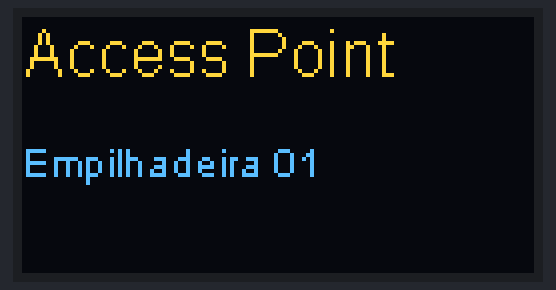
Simulated run of this sketch. Board: ESP32. Shown: 128×64 one-colour display. The OLED is the two-colour kind (top 16 rows yellow).

Above: at 0.1 s.

The sketch:

Access_Point_Esp32.ino
```cpp
#include <WiFi.h> //ESP32 Core WiFi Library
#include "SSD1306.h"

SSD1306 display(0x3c, 5, 4);

void setup() {
  WiFi.softAP("ESP32_ACCESS_POINT");    // Configurando o Access Point com o SSID
  display.init();
  display.clear();
}

void loop() {
  display.clear();

  display.setFont(ArialMT_Plain_16);
  display.drawString(0, 0, "Access Point");

  display.setFont(ArialMT_Plain_10);
  display.drawString(0, 30, "Empilhadeira 01");

  display.display();
}
```
